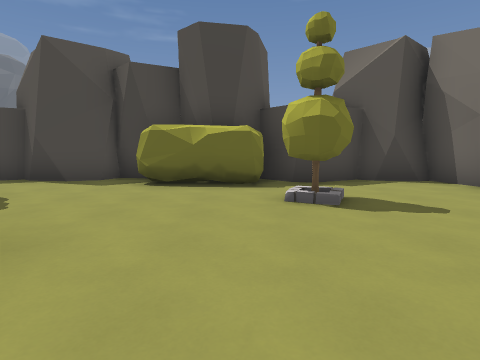
[1] (above)

22 first-person views from a walk through a Godot game level. The camera is 1.4 m above the floor, tilts 6° down and sees 80° across. The floor is counted in squares, 2 m on a side. Each view is taken from the middle of a square. On the plan, view 1 faces up. The plan holds only what a view shows up to about 10 squares ahead; the rest is blank. The place goes on beyond the plan. Characters and animated objects are not drawn.

[2]
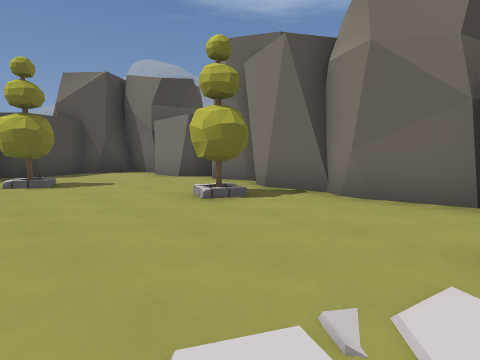

[3]
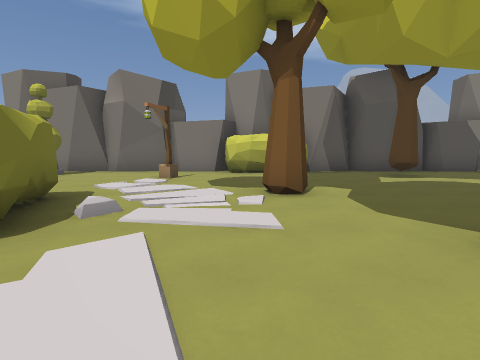

[4]
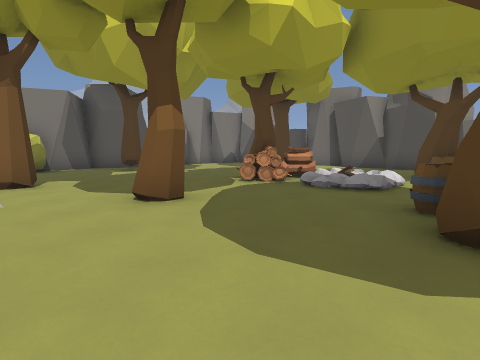

[5]
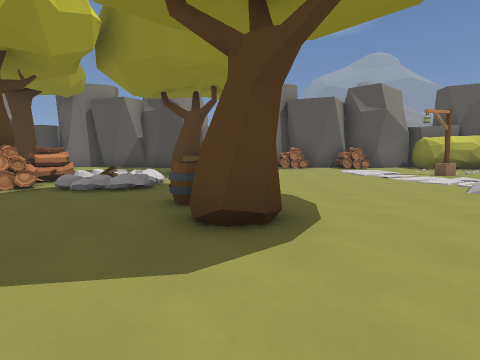

[6]
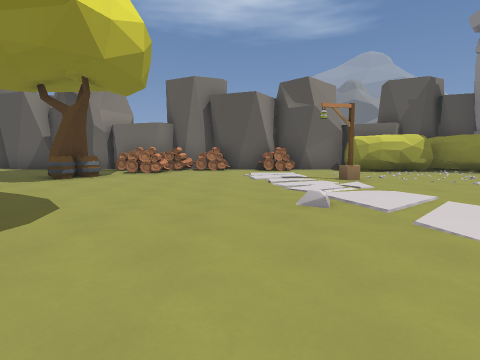

[7]
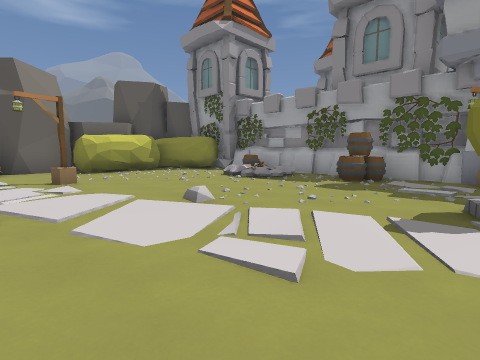

[8]
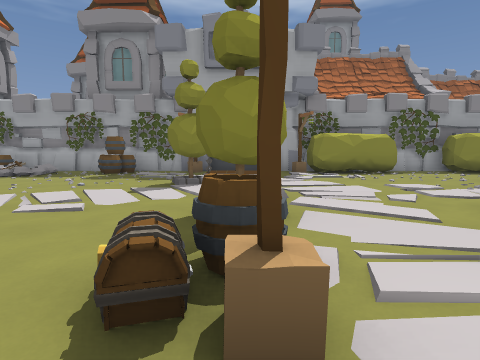

[9]
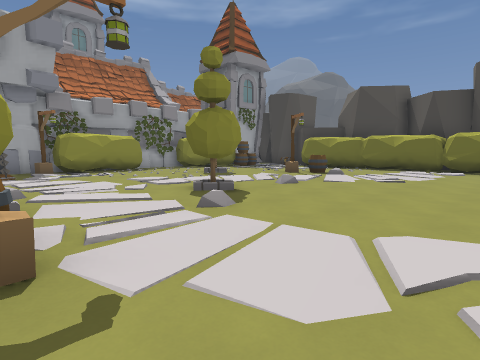

[10]
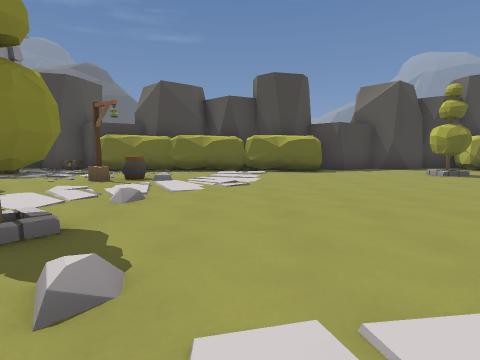

[11]
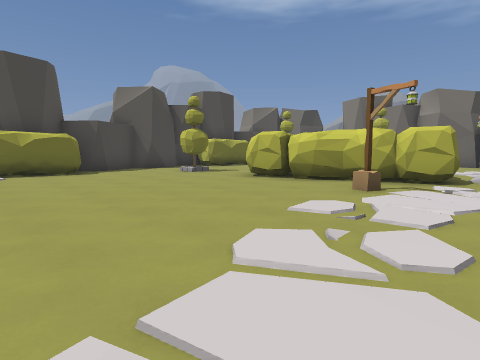

[12]
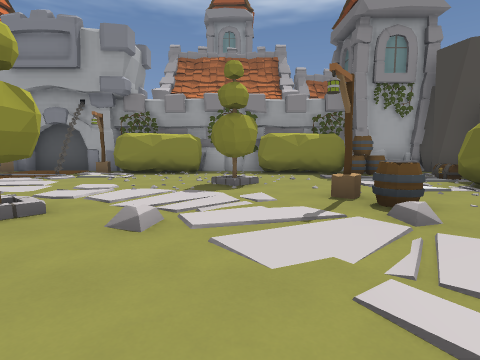

[13]
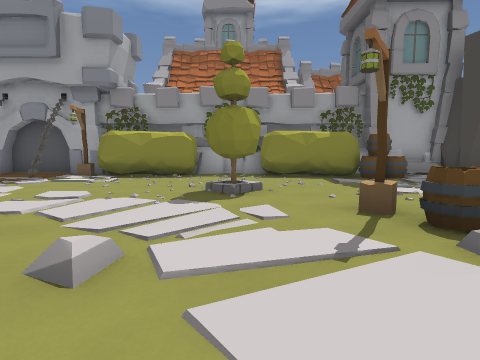

[14]
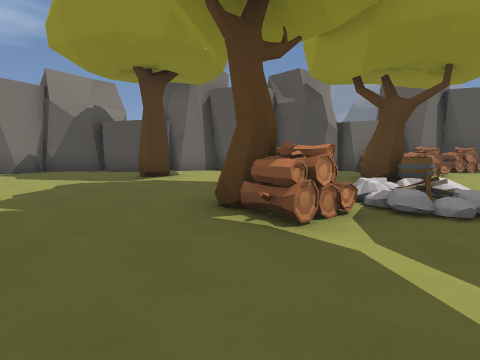

[15]
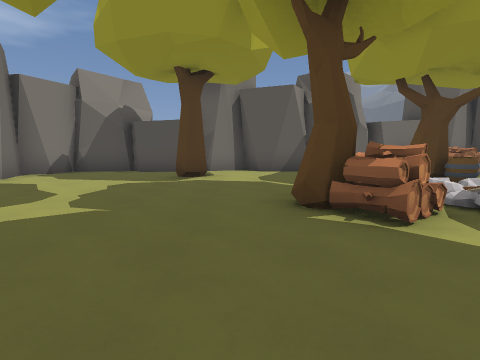

[16]
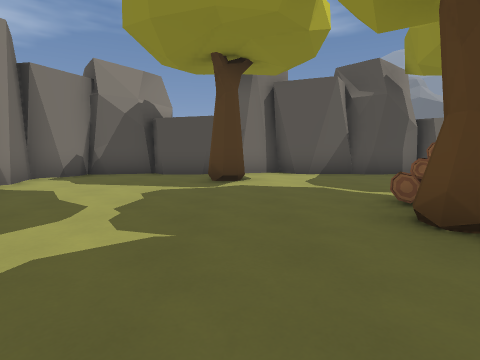

[17]
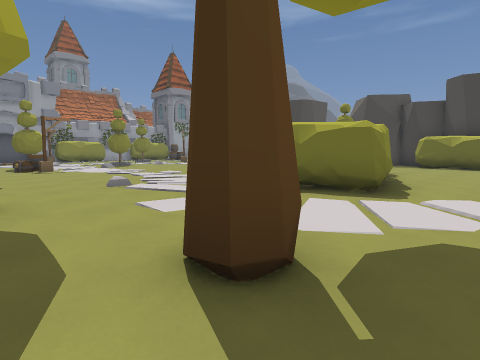

[18]
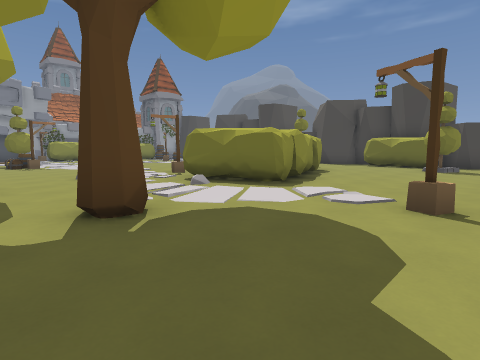

[19]
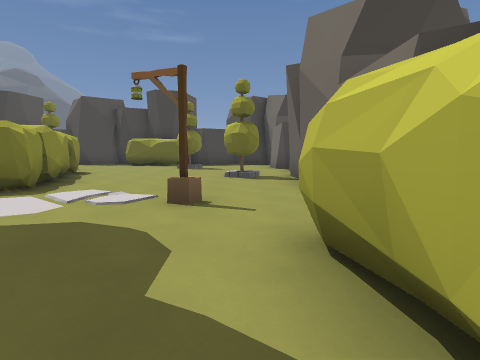

[20]
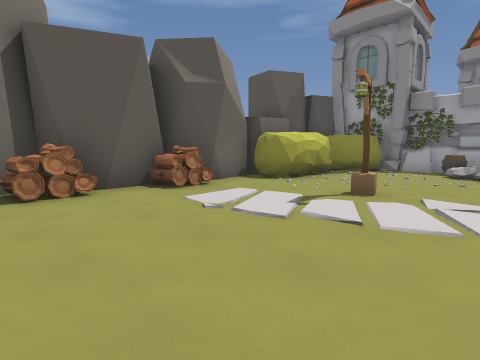

[21]
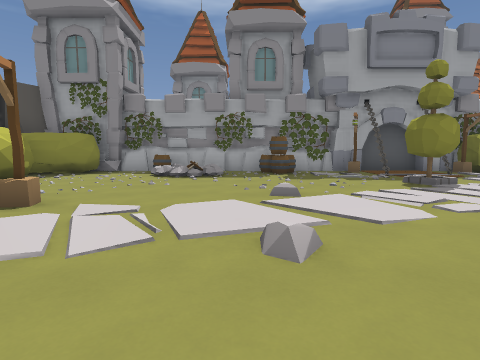

[22]
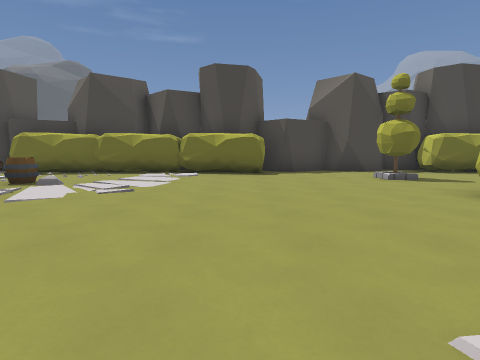

### Floor plan
Key: @ floor where view 1 was taken; # wall or solid block; . floor; / step, stairs or slope; = window, fence, low wall or low ledge; ^ raised ledge; B barrel; C chest; O other object.
Columns run from 19 left of view 1 to 5 right of it. Each row starts with its distance up from view 1.
  7 #####       ######  #####
  6 #^#C#########....####...#
  5 #OB.....................#
  4 ##B............#....#...#
  3  #....B.................#
  2 ##.............. #......#
  1 #...#..........###......#
  0 #..............###.@....#
 -1 ##..............###.....#
 -2  #.....#......#.###.....#
 -3 ##..............#....#..#
 -4 #.#.....................#
 -5 #....  #BC.............##
 -6 ##..#..............#...#
 -7 #...............#......##
 -8 #...........#...........#
 -9 #B...........B........#.#
-10 #.............#/^#......#
-11 #=/...........//##......#
-12 ##=............/=.......#
-13 #B....#......B..........#
-14 #............##.........#
-15 ##.### .....#......#....#
-16  ### ##.#.#^##.........##
-17       ###=##############

Where each view was taken, in squares from view 1:
view 1: 0 up, 0 right, facing up
view 2: 3 down, 0 right, facing up-right
view 3: 5 down, 5 left, facing right
view 4: 5 down, 7 left, facing down-right
view 5: 5 down, 7 left, facing down
view 6: 6 down, 10 left, facing down
view 7: 6 down, 11 left, facing down-left
view 8: 5 down, 9 left, facing left
view 9: 5 down, 8 left, facing up-left
view 10: 4 down, 10 left, facing up
view 11: 4 down, 10 left, facing up-right
view 12: 1 up, 9 left, facing left
view 13: 1 up, 10 left, facing left
view 14: 7 down, 2 left, facing down
view 15: 7 down, 1 left, facing down
view 16: 8 down, 0 right, facing down
view 17: 7 down, 1 right, facing up-left
view 18: 7 down, 3 right, facing up-left
view 19: 7 down, 3 right, facing up
view 20: 11 down, 8 left, facing down-left
view 21: 10 down, 9 left, facing left
view 22: 3 down, 8 left, facing up
